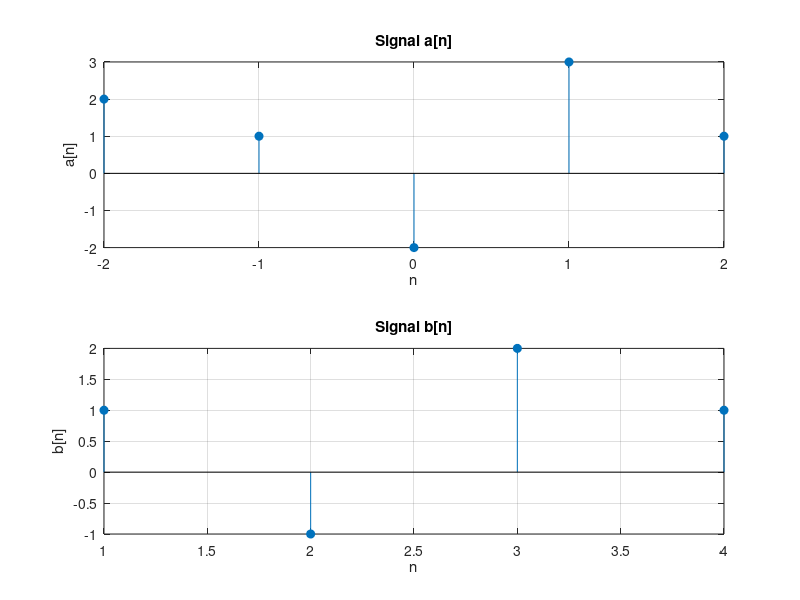
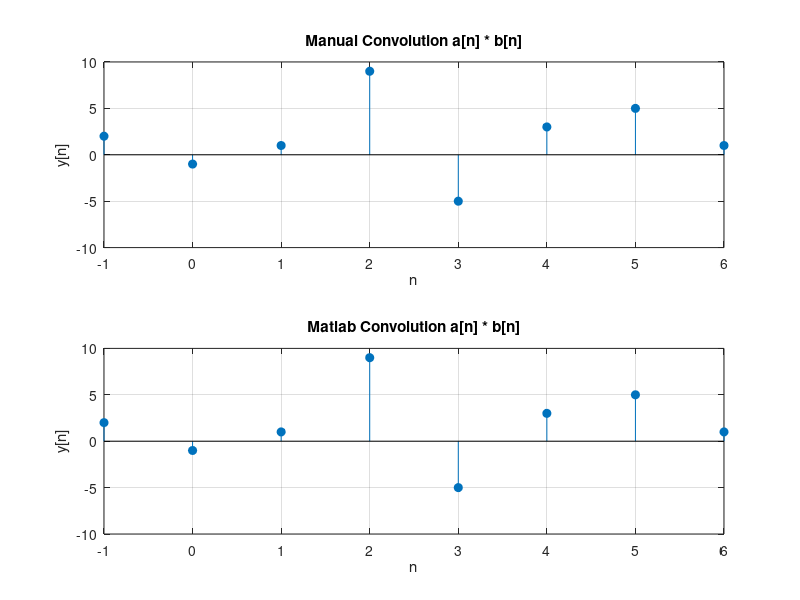

The MATLAB script that drew these images, in order:
clear 
clc
close all

a = [2, 1, -2, 3, 1];
na = -2:2;

b = [1, -1, 2, 1];
nb = 1:4;

figure;
subplot(2,1,1);
stem(na, a, 'filled');
grid on;
xlabel('n'); 
ylabel('a[n]');
title('Signal a[n]');

subplot(2,1,2);
stem(nb, b, 'filled');
grid on;
xlabel('n'); 
ylabel('b[n]');
title('Signal b[n]');

La = length(a);
Lb = length(b);
Ly_ae = La + Lb - 1;

ny_ae_start = na(1) + nb(1);
ny_ae_end = na(end) + nb(end);
ny_ae = ny_ae_start:ny_ae_end;

y_ab_manual = zeros(1, Ly_ae);
for i = 1:La
    for j = 1:Lb
        position = i + j - 1;
        y_ab_manual(position) = y_ab_manual(position) + a(i) * b(j);
    end
end

disp('Manual a[n] * b[n]:');
disp(y_ab_manual);

y_ab_builtin = conv(a, b);
disp('conv(a, b):');
disp(y_ab_builtin);
disp('Match Check:');
disp(isequal(y_ab_manual, y_ab_builtin));

y_ba_manual = zeros(1, Ly_ae);
for i = 1:Lb
    for j = 1:La
        position = i + j - 1;
        y_ba_manual(position) = y_ba_manual(position) + b(i) * a(j);
    end
end

disp('Commutative Property Check (a*b == b*a):');
disp(isequal(y_ab_manual, y_ba_manual));

figure;
subplot(2,1,1);
stem(ny_ae, y_ab_manual, 'filled');
grid on;
xlabel('n'); 
ylabel('y[n]');
title('Manual Convolution a[n] * b[n]');

subplot(2,1,2);
stem(ny_ae, y_ab_builtin, 'filled');
grid on;
xlabel('n'); 
ylabel('y[n]');
title('Matlab Convolution a[n] * b[n]');
